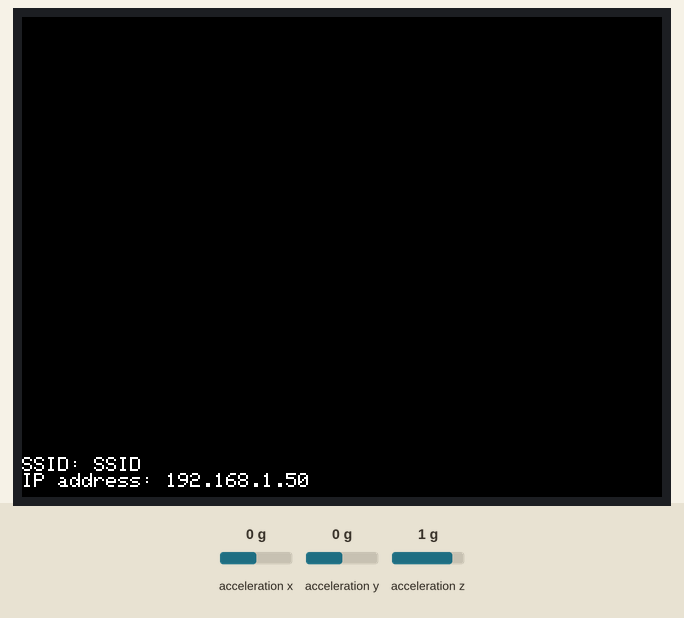
A sketch run on a simulated ESP32. Shown: 320×240 colour display. The inputs (shaded band) are chosen by the test bench; at power-on: acceleration x 0 g, acceleration y 0 g, acceleration z 1 g. WiFi joins after 1.5 s; servers stay silent unless stated; the local clock reads 2024-03-15 10:24:30 at power-on unless the sketch sets it.

Above: at 1.9 s.
At 3.0 s:
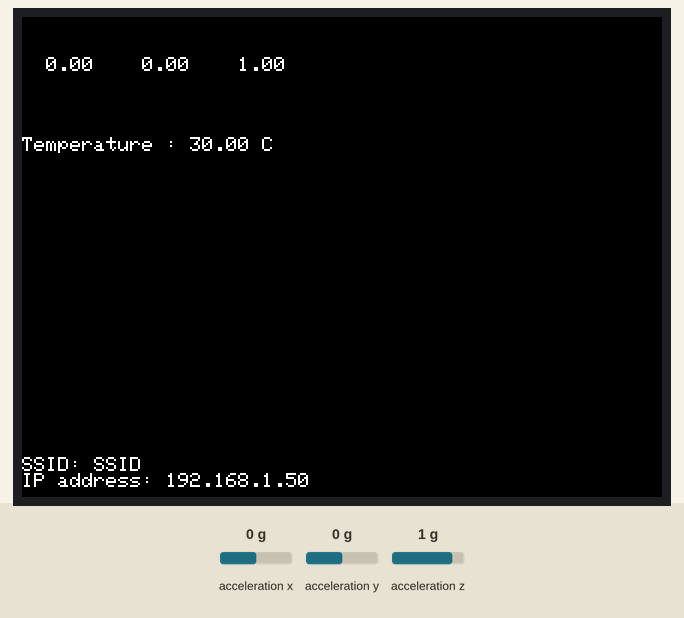
3.1 s: acceleration x set to -1.4 g
4.8 s: acceleration y set to -1.4 g
At 6.0 s:
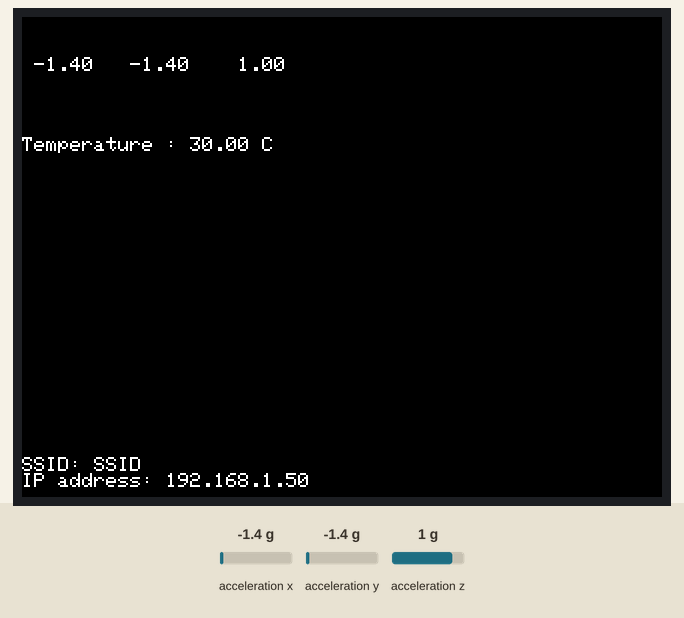
6.3 s: acceleration z set to -1.4 g
7.8 s: acceleration x set to -0.8 g
Timing chart, 0 to 10.3 s (numbered marks = the images above; inputs shaded):
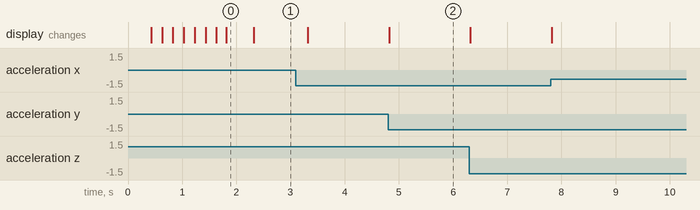

Measured:
- after the input at 4.8 s, the display: changes at once (image 2)
- what the display in image 0 shows lasts 0.5 s, from 1.8 s to 2.3 s

The sketch:

step_02.ino
```cpp
#define M5STACK_MPU6886
// #define M5STACK_MPU9250
// #define M5STACK_MPU6050
// #define M5STACK_200Q

#include <M5Stack.h>

float accX = 0.0F;
float accY = 0.0F;
float accZ = 0.0F;
float temp = 0.0F;


// Ticker
#include <Ticker.h>

// WiFi
#include <WiFi.h>
#include <time.h>

// wifi config
#define WIFI_SSID "SSID"
#define WIFI_PASSWORD "WIFI PASSWORD"

Ticker tickerMeasure;


void displaySensorData(){

  M5.IMU.getAccelData(&accX,&accY,&accZ);
  M5.IMU.getTempData(&temp);

  M5.Lcd.setTextSize(1);
  M5.Lcd.setCursor(0, 20);
  M5.Lcd.printf(" %5.2f   %5.2f   %5.2f   ", accX, accY, accZ);
  M5.Lcd.setCursor(0, 60);
  M5.Lcd.printf("Temperature : %.2f C", temp);

  yield();

}


void setupWiFi(){
  // connect wifi
  WiFi.begin(WIFI_SSID, WIFI_PASSWORD);
  while (WiFi.status() != WL_CONNECTED) {
    M5.Lcd.printf(".");
    delay(100);
    }
  M5.Lcd.fillScreen(TFT_BLACK);
  M5.Lcd.setCursor(0, 220);
  M5.Lcd.printf("SSID: ");
  M5.Lcd.println(WIFI_SSID);
  M5.Lcd.printf("IP address: ");
  M5.Lcd.println(WiFi.localIP());
  // sync Time
  configTime( 3600L * 9, 0, "ntp.nict.jp", "ntp.jst.mfeed.ad.jp");
}


void setup() {

  // Initialize the M5Stack object
  M5.begin();
  M5.Power.begin();

  // Initialize IMU
  M5.IMU.Init();

  M5.Lcd.setTextSize(1);
  M5.Lcd.setTextColor(TFT_WHITE, TFT_BLACK);
  M5.Lcd.fillScreen(TFT_BLACK);

  //Wifi
  setupWiFi();

  tickerMeasure.attach_ms(500, displaySensorData);

}

void loop() {

}
```
